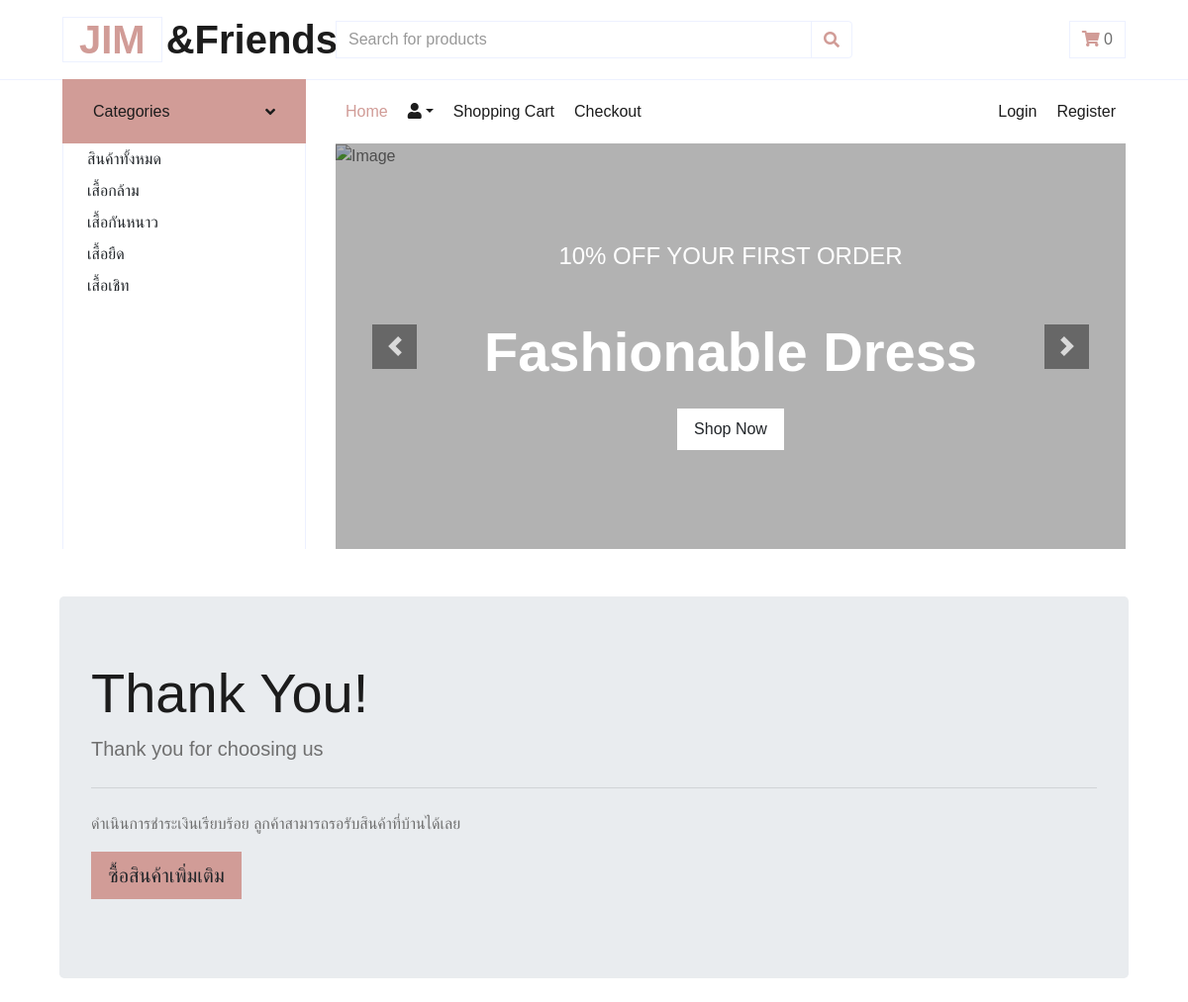
The page /cart/thankyou on the database its author committed.
### store/models.py (models this page shows, shortened)
class Category(models.Model):
    name=models.CharField(max_length=250,unique=True)
    slug=models.SlugField(max_length=250,unique=True)
    class Meta :
        ordering=('name',)
        verbose_name='หมวดหมู่สินค้า'
        verbose_name_plural="ข้อมูลประเภทสินค้า"
    def get_url(self):
        return reverse('product_by_category', args=[self.slug])

### store/views.py (the view)
# urls.py: path('cart/thankyou',views.thankyou,name='thankyou'),
def thankyou(request):
    return render(request,'thankyou.html')

### store/context_processors.py (called while the page is built)
def menu_links(request):
    links=Category.objects.all()
    return dict(links=links)

def counter(request):
    item_count=0
    if 'admin' in request.path:
        return {}
    else:
        try:
            cart=Cart.objects.filter(cart_id=_cart_id(request))
            cart_Item=CartItem.objects.all().filter(cart=cart[:1])
            for item in cart_Item:
                item_count+=item.quantity
        except Cart.DoesNotExist:
            item_count=0
    return dict(item_count=item_count)

### store/views.py (called while the page is built)
def _cart_id(request):
    cart=request.session.session_key
    if not cart:
        cart=request.session.create()
    return cart

### store/templates/thankyou.html
{% extends 'layouts.html' %}
{% load static %}
{% block content%}
<div class="container">
    <div class="jumbotron my-4">
        <h1 class="display-4">Thank You!</h1>
        <p class="lead"> Thank you for choosing us</p>
        <hr class="my-4">
        <p>ดำเนินการชำระเงินเรียบร้อย ลูกค้าสามารถรอรับสินค้าที่บ้านได้เลย</p>
        <p class="lead">
          <a class="btn btn-primary btn-lg" href="{% url 'Home' %}" role="button">ซื้อสินค้าเพิ่มเติม</a>
        </p>
      </div>
</div>
{% endblock %}

### store/templates/layouts.html (shortened to what this page needs)
{% load static %}
<!DOCTYPE html>
<html lang="en">
<head>
    <link rel="stylesheet" href="https://stackpath.bootstrapcdn.com/bootstrap/4.4.1/css/bootstrap.min.css">
    <link rel="stylesheet" href="https://use.fontawesome.com/releases/v5.8.1/css/all.css">
    <div class="container-fluid">
      <div class="row align-items-center py-3 px-xl-5">
        <div class="col-lg-3 d-none d-lg-block">
            <a href="" class="text-decoration-none">
                <h1 class="m-0 display-5 font-weight-semi-bold"><span class="text-primary font-weight-bold border px-3 mr-1">JIM</span>&Friends</h1>
            </a>
        </div>
        <div class="col-lg-6 col-6 text-left">
            <form action="{%url 'search'%}", method="GET">
                <div class="input-group">
                    <input type="text" name="title" class="form-control" placeholder="Search for products">
                    <div class="input-group-append">
                        <button class="input-group-text bg-transparent text-primary">
                            <i class="fa fa-search"></i>
                        </button>
                    </div>
                </div>
            </form>
        </div>
        <div class="col-lg-3 col-6 text-right">
            <a href="{%url 'cartdetail'%}" class="btn border">
                <i class="fas fa-shopping-cart text-primary"></i>
                {% if item_count > 0%}
                  {{item_count}}
                {% else %}
                  0
                {% endif %}
            </a>
        </div>
    </div>
  </div>
    <div class="container-fluid mb-5">
      <div class="row border-top px-xl-5">
          <div class="col-lg-3 d-none d-lg-block">
              <a class="btn shadow-none d-flex align-items-center justify-content-between bg-primary text-white w-100" data-toggle="collapse" href="#navbar-vertical" style="height: 65px; margin-top: -1px; padding: 0 30px;">
                  <h6 class="m-0">Categories</h6>
                  <i class="fa fa-angle-down text-dark"></i>
              </a>
              <nav class="collapse show navbar navbar-vertical navbar-light align-items-start p-0 border border-top-0 border-bottom-0" id="navbar-vertical">
                  <div class="navbar-nav w-100 overflow-hidden" style="height: 410px">
                      <div class="nav-item dropdown">
                        <a class="dropdown-item" href="{%url 'Home'%}">สินค้าทั้งหมด</a>
                        {% for category in links%}
                        <a class="dropdown-item" href="{{category.get_url}}">{{category.name}}</a>
                        {% endfor%}
                      </div>
                  </div>
              </nav>
          </div>
          <div class="col-lg-9">
              <nav class="navbar navbar-expand-lg bg-light navbar-light py-3 py-lg-0 px-0">
                  <div class="collapse navbar-collapse justify-content-between" id="navbarCollapse">
                      <div class="navbar-nav mr-auto py-0">
                          <a href="{% url 'Home'%}" class="nav-item nav-link active">Home</a>
                          <div class="nav-item dropdown">
                            <a  class="nav-item nav-link dropdown-toggle" data-toggle="dropdown" aria-expanded="false">{{request.user.username}} <i class="fas fa-user circle"></i></a>
                        </div>
                          <a href="{%url 'cartdetail'%}" class="nav-item nav-link">Shopping Cart</a>
                          <a href="{% url 'checkout'%}" class="nav-item nav-link">Checkout</a>
                      </div>
                      <div class="navbar-nav ml-auto py-0">
                        {% if request.user.is_authenticated and request.user.first_name %}
                        <a href="{% url 'signOut'%}" class="nav-item nav-link">Logout</a>
                        {% else%}
                        <a href="{% url 'signIn'%}" class="nav-item nav-link">Login</a>
                        <a href="{% url 'signUp'%}" class="nav-item nav-link">Register</a>
                        {%endif%}
                      </div>
                  </div>
              </nav>
              <div id="header-carousel" class="carousel slide" data-ride="carousel">
                <div class="carousel-inner">
                    <div class="carousel-item active" style="height: 410px;">
                        <img class="img-fluid" src="https://i.etsystatic.com/5153538/r/il/6276ac/3839996089/il_794xN.3839996089_924n.jpg" alt="Image">
                        <div class="carousel-caption d-flex flex-column align-items-center justify-content-center">
                            <div class="p-3" style="max-width: 700px;">
                                <h4 class="text-light text-uppercase font-weight-medium mb-3">10% Off Your First Order</h4>
                                <h3 class="display-4 text-white font-weight-semi-bold mb-4">Fashionable Dress</h3>
                                <a href="" class="btn btn-light py-2 px-3">Shop Now</a>
                            </div>
                        </div>
                    </div>
                </div>
                <a class="carousel-control-prev" href="#header-carousel" data-slide="prev">
                    <div class="btn btn-dark" style="width: 45px; height: 45px;">
                        <span class="carousel-control-prev-icon mb-n2"></span>
                    </div>
                </a>
                <a class="carousel-control-next" href="#header-carousel" data-slide="next">
                    <div class="btn btn-dark" style="width: 45px; height: 45px;">
                        <span class="carousel-control-next-icon mb-n2"></span>
                    </div>
                </a>
            </div>
          </div>
      </div>
    </div>
</head>
<body>
     <div class="container">
        {% block content%}
        {% endblock%}
     </div>
</body>
</html>

### rows shown on the page
Category: name "เสื้อกล้าม"
Category: name "เสื้อกันหนาว"
Category: name "เสื้อยืด"
Category: name "เสื้อเชิท"
